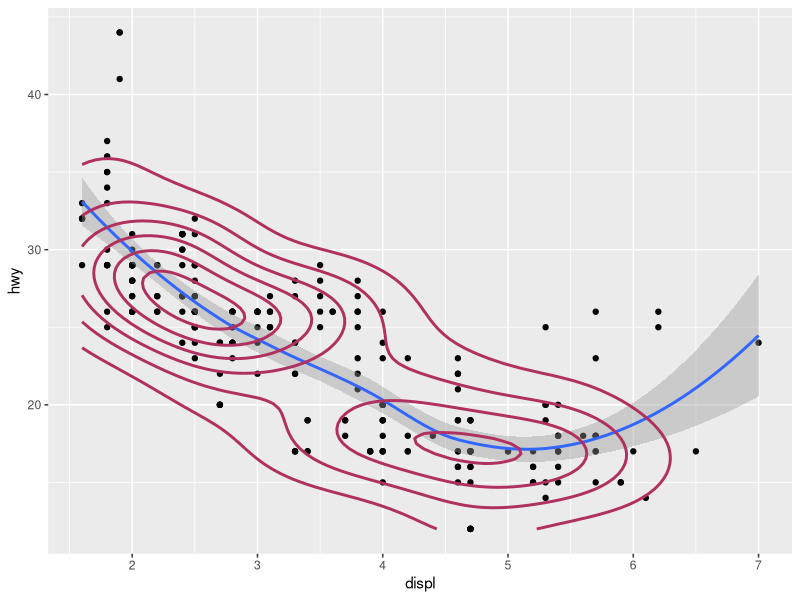
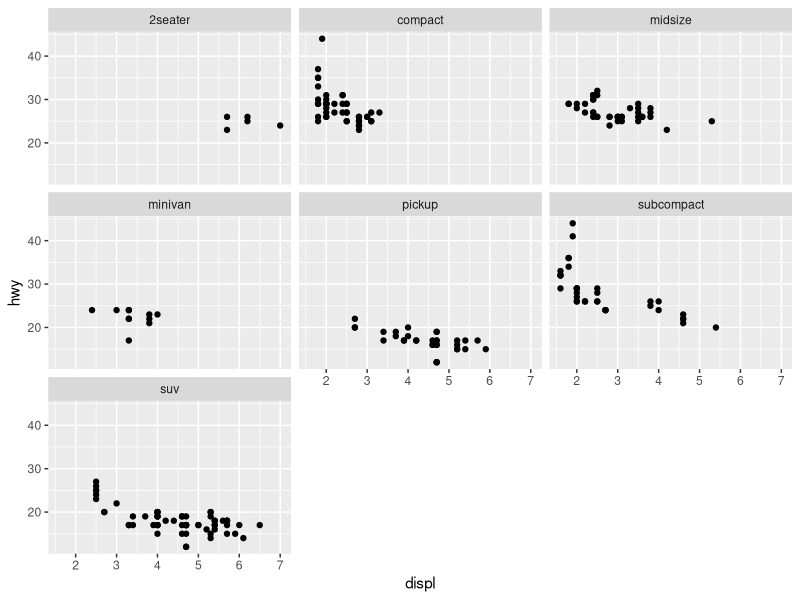
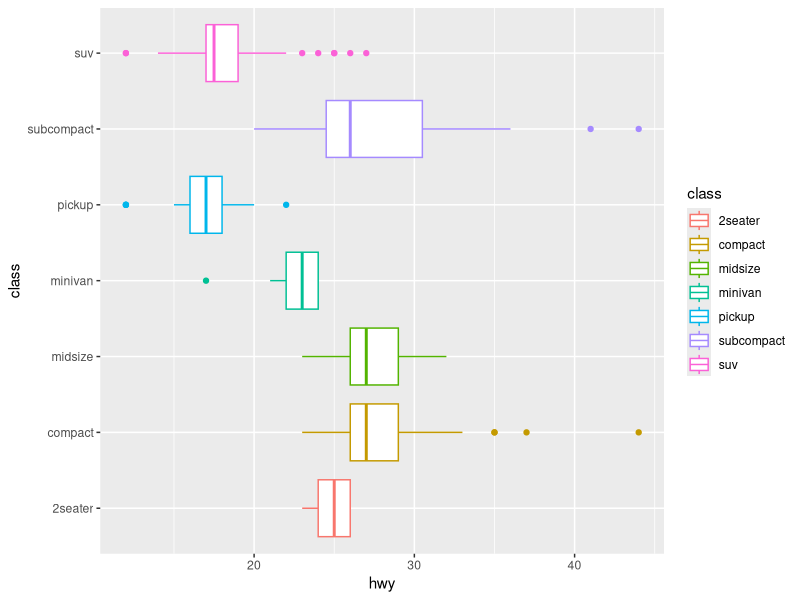

Here is the R script that generated these plots, in order:
## ---- chunk 1
library(ggplot2)
mpg
## ---- chunk 2
p <- ggplot(mpg, aes(displ, hwy))+
  geom_point()+
  geom_smooth()
## ---- chunk 3
p + geom_density2d(size=1, color="maroon")
## ---- chunk 4
ggplot(mpg)+
  geom_point(aes(displ, hwy))+
  facet_wrap(~class)
## ---- chunk 5
ggplot(mpg, aes(class, hwy))+
  geom_boxplot(aes(color=class))+
  coord_flip()
